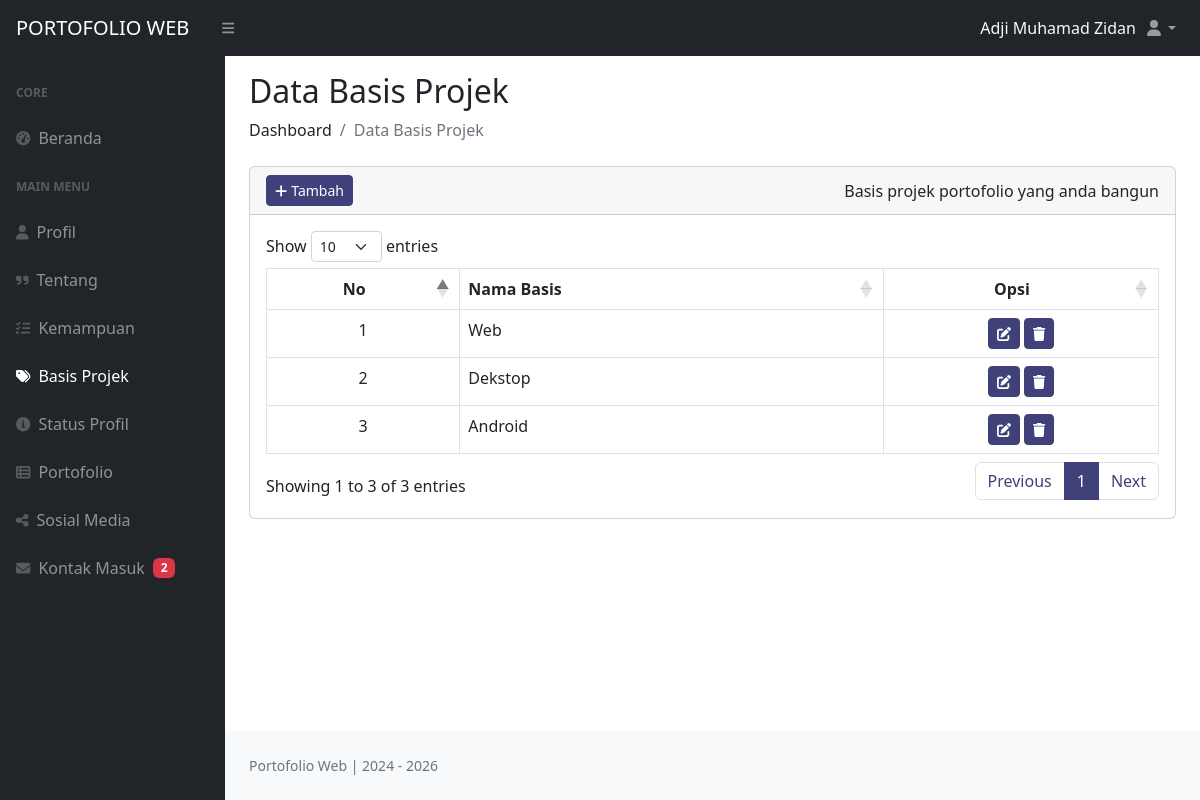
The page /dashboard/index.php?halaman=basis (signed in) on the database as committed earlier.
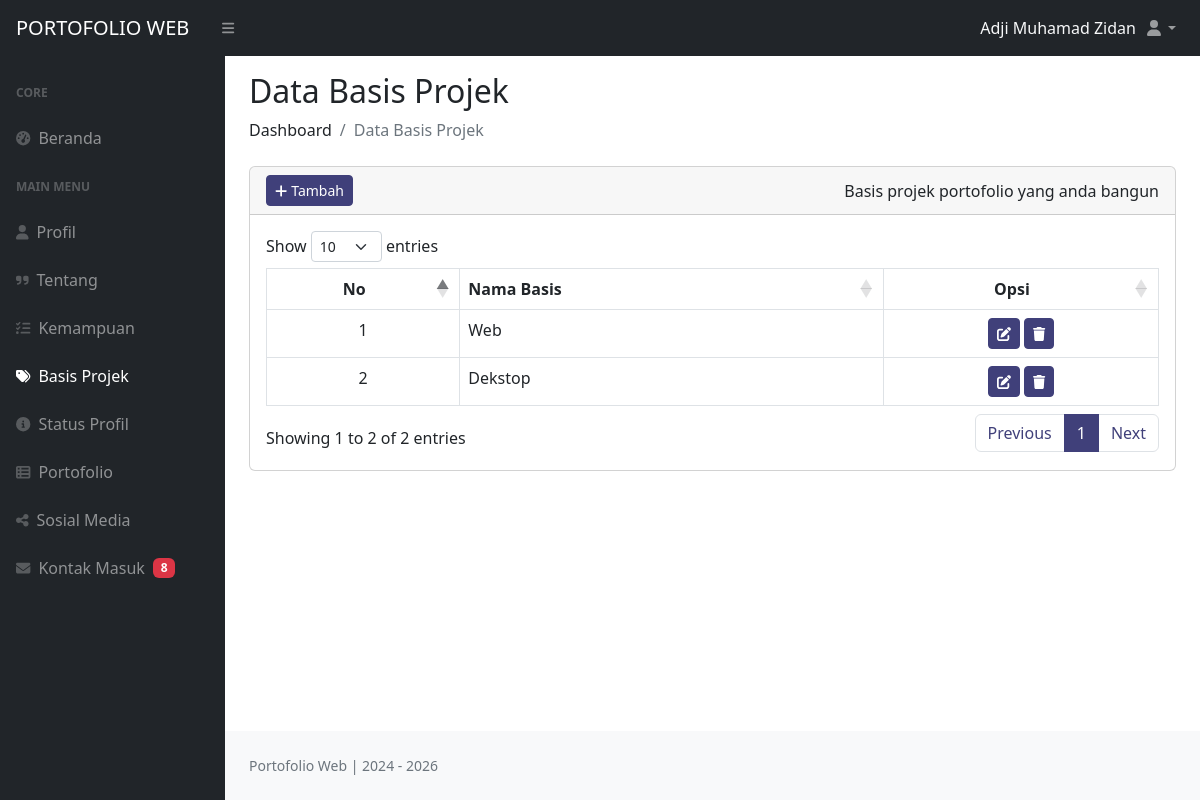
The same page on the database as committed later.
### tables this page shows
CREATE TABLE `dt_basisprojek` (
  `id` int(11) NOT NULL,
  `nama_basis` varchar(30) NOT NULL,
  `id_admin` int(11) NOT NULL,
  `created_at` timestamp NOT NULL DEFAULT current_timestamp() ON UPDATE current_timestamp()
);

### dashboard/pages/basis_projek.php (the view, shortened to what this page needs)
<?php
  require 'config/koneksi_db.php';
  $sql = "SELECT * FROM dt_basisprojek";
  $query = mysqli_query($koneksi, $sql);
  $row = [];
  while ($data = mysqli_fetch_assoc($query)) {
    $row[] = $data;
  }
?>
<h2 class="mt-3">Data Basis Projek</h2>
<ol class="breadcrumb mb-4">
  <li class="breadcrumb-item">Dashboard</li>
  <li class="breadcrumb-item active">Data Basis Projek</li>
</ol>
<div class="row">
  <div class="col mb-4">
    <div class="card">
      <div class="card-header">
        <div class="d-flex justify-content-between align-items-center">
          <div class="opsi-tambah">
            <a href="index.php?halaman=tambah_basis" class="btn btn-primary btn-sm text-white"><i class="fas fa-plus me-1"></i>Tambah</a>
          </div>
          <span class="d-none d-md-block">Basis projek portofolio yang anda bangun</span>
        </div>
      </div>
      <div class="card-body table-responsive">
        <table id="tabel_basis" class="table table-bordered">
            <thead>
              <tr>
                <th class="text-center">No</th>
                <th class=" text-nowrap">Nama Basis</th>
                <th class="text-center text-nowrap">Opsi</th>
              </tr>
            </thead>
            <tbody>
              <?php
                $no = 0;
                foreach ($row as $basis) :
                $no++;
              ?>
                <tr>
                  <td class="text-center"><?= $no; ?></td>
                  <td class="text-nowrap"><?= $basis['nama_basis']; ?></td>
                  <td nowrap="nowrap">
                    <center>
                      <a href="index.php?halaman=edit_basis&edit=<?= $basis['id']; ?>" class="btn btn-primary btn-sm text-white btn-sm" title="Ubah data"><i class="fas fa-edit"></i></a>
                      <button type="button" class="btn btn-primary btn-sm text-white btn-sm" data-bs-toggle="modal"
                      data-bs-target="#hapusBasis<?= $basis['id']; ?>" title="Hapus data"><i class="fas fa-trash"></i></button>
                    </center>
                  </td>
                </tr>
              <?php endforeach; ?>
            </tbody>
        </table>
      </div>
    </div>
  </div>
</div>

### dashboard/index.php (shortened to what this page needs)
<!DOCTYPE html>
<html lang="en">
  <head>
    <link rel="stylesheet" href="https://cdn.datatables.net/1.13.6/css/dataTables.bootstrap5.min.css">
    <link href="https://cdn.jsdelivr.net/npm/simple-datatables@7.1.2/dist/style.min.css" rel="stylesheet" />
    <link href="assets/css/styles.css" rel="stylesheet" />
    <link href="https://cdn.jsdelivr.net/npm/summernote@0.9.0/dist/summernote-lite.min.css" rel="stylesheet">
    <link rel="stylesheet" href="assets/plugins/toastr/toastr.min.css">
  </head>
  <body class="sb-nav-fixed">
      <nav class="sb-topnav navbar navbar-expand navbar-dark bg-dark">
        <?php require 'section/navbar.php'; ?>
      </nav>
      <div id="layoutSidenav">
        <div id="layoutSidenav_nav">
          <?php require 'section/sidebar.php'; ?>
        </div>
        <div id="layoutSidenav_content">
          <main>
              <div class="container-fluid px-4">
                <?php require 'config/halaman.php'; ?>
              </div>
          </main>
          <footer class="py-4 bg-light mt-auto">
              <div class="container-fluid px-4">
                  <div class="d-flex align-items-center justify-content-center justify-content-md-between small">
                      <div class="text-muted">Portofolio Web | 2024 - <?= date('Y'); ?></div>
                  </div>
              </div>
          </footer>
        </div>
      </div>
  </body>
</html>

### dashboard/section/navbar.php (shortened to what this page needs)
<a class="navbar-brand ps-3" href="index.php?halaman=dashboard">PORTOFOLIO WEB</a>
<button class="btn btn-link btn-sm order-1 order-lg-0 me-3 ms-4 me-lg-0" id="sidebarToggle" href="#!"><i class="fas fa-bars"></i></button>
<div class="d-flex justify-content-end align-items-center w-100">
  <ul class="navbar-nav ms-md-0 me-0 me-lg-3">
    <li class="nav-item text-light d-none d-md-flex align-items-md-center"><?= $_SESSION['admin']; ?></li>
    <li class="nav-item dropdown">
      <a class="nav-link dropdown-toggle" id="navbarDropdown" href="#" role="button" data-bs-toggle="dropdown" aria-expanded="false"><i class="fas fa-user fa-fw"></i></a>
    </li>
  </ul>
</div>

### dashboard/section/sidebar.php (shortened to what this page needs)
<?php
    $pages = @$_GET['halaman'];
    if ($pages == 'dashboard') {
        $active1 = 'active';
        $active2 = '';
        $active3 = '';
        $active4 = '';
        $active5 = '';
        $active6 = '';
        $active7 = '';
        $active8 = '';
        $active9 = '';
    }
    else if ($pages == 'basis' || $pages == 'tambah_basis' || $pages == 'edit_basis') {
        $active1 = '';
        $active2 = '';
        $active3 = '';
        $active4 = '';
        $active5 = 'active';
        $active6 = '';
        $active7 = '';
        $active8 = '';
        $active9 = '';
    }
    require 'config/koneksi_db.php';
    $sql = "SELECT * FROM dt_kontak";
    $query = mysqli_query($koneksi, $sql);
    $jumlah = mysqli_num_rows($query);
?>
<nav class="sb-sidenav accordion sb-sidenav-dark" id="sidenavAccordion">
    <div class="sb-sidenav-menu">
        <div class="nav">
            <div class="sb-sidenav-menu-heading">Core</div>
            <a class="nav-link <?= $active1; ?>" href="index.php?halaman=dashboard">
                <div class="sb-nav-link-icon"><i class="fas fa-tachometer-alt"></i></div>
                Beranda
            </a>
            <div class="sb-sidenav-menu-heading pt-3">Main Menu</div>
            <a class="nav-link <?= $active2; ?>" href="index.php?halaman=profil">
                <div class="sb-nav-link-icon"><i class="fas fa-user"></i></div>
                Profil
            </a>
            <a class="nav-link <?= $active3; ?>" href="index.php?halaman=tentang">
                <div class="sb-nav-link-icon"><i class="fas fa-quote-right"></i></div>
                Tentang
            </a>
            <a class="nav-link <?= $active4; ?>" href="index.php?halaman=kemampuan">
                <div class="sb-nav-link-icon"><i class="fas fa-tasks"></i></div>
                Kemampuan
            </a>
            <a class="nav-link <?= $active5; ?>" href="index.php?halaman=basis">
                <div class="sb-nav-link-icon"><i class="fas fa-tags"></i></div>
                Basis Projek
            </a>
            <a class="nav-link <?= $active6; ?>" href="index.php?halaman=status">
                <div class="sb-nav-link-icon"><i class="fas fa-info-circle"></i></div>
                Status Profil
            </a>
            <a class="nav-link <?= $active7; ?>" href="index.php?halaman=portofolio">
                <div class="sb-nav-link-icon"><i class="fas fa-th-list"></i></div>
                Portofolio
            </a>
            <a class="nav-link <?= $active8; ?>" href="index.php?halaman=sosial_media">
                <div class="sb-nav-link-icon"><i class="fas fa-share-alt"></i></div>
                Sosial Media
            </a>
            <a class="nav-link <?= $active9; ?>" href="index.php?halaman=kontak">
                <div class="sb-nav-link-icon"><i class="fas fa-envelope"></i></div>
                Kontak Masuk<span class="ms-2 badge text-bg-danger"><?= $jumlah; ?></span>
            </a>
        </div>
    </div>
</nav>

### dashboard/config/halaman.php (shortened to what this page needs)
<?php
	if (isset($_GET['halaman'])) {
		if ($_GET['halaman'] == 'dashboard') {
			require 'pages/dashboard.php';
		}
		else if ($_GET['halaman'] == 'profil') {
			require 'pages/profil.php';
		}
		else if ($_GET['halaman'] == 'tambah_data_profil') {
			require 'pages/add_pages/tambah_profil.php';
		}
		else if ($_GET['halaman'] == 'akun') {
			require 'pages/pengaturan_akun.php';
		}
		else if ($_GET['halaman'] == 'tentang') {
			require 'pages/tentang.php';
		}
		else if ($_GET['halaman'] == 'tambah_tentang') {
			require 'pages/add_pages/tambah_hal_tentang.php';
		}
		else if ($_GET['halaman'] == 'edit_tentang') {
			require 'pages/edit_pages/edit_hal_tentang.php';
		}
		else if ($_GET['halaman'] == 'portofolio') {
			require 'pages/portofolio.php';
		}
		else if ($_GET['halaman'] == 'tambah_porto') {
			require 'pages/add_pages/tambah_hal_portofolio.php';
		}
		else if ($_GET['halaman'] == 'edit_porto') {
			require 'pages/edit_pages/edit_hal_portofolio.php';
		}
		else if ($_GET['halaman'] == 'sosial_media') {
			require 'pages/sosialmedia.php';
		}
		else if ($_GET['halaman'] == 'kemampuan') {
			require 'pages/kemampuan.php';
		}
		else if ($_GET['halaman'] == 'tambah_kemampuan') {
			require 'pages/add_pages/tambah_hal_kemampuan.php';
		}
		else if ($_GET['halaman'] == 'edit_kemampuan') {
			require 'pages/edit_pages/edit_hal_kemampuan.php';
		}
		else if ($_GET['halaman'] == 'basis') {
			require 'pages/basis_projek.php';
		}
	}
	else {
		require 'pages/dashboard.php';
	}
?>

### dashboard/index.php (style rules this page uses)
.btn-primary, .bg-primary { background-color: #40407a !important; border-color: #40407a !important; }

Rows that differ between the two databases and show on the page:
removed dt_basisprojek: nama_basis "Android"
Other text that changed with them:
$jumlah: "2" → "8"
text written by a page script: "Show entries Showing 1 to 3 of 3 entries Previous 1 Next" → "Show entries Showing 1 to 2 of 2 entries Previous 1 Next"
